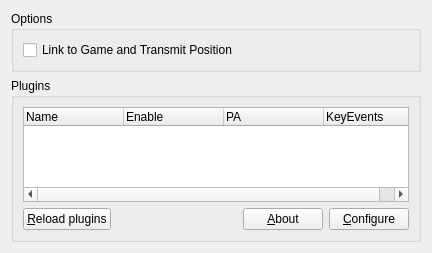
<?xml version="1.0" encoding="UTF-8"?>
<ui version="4.0">
 <class>PluginConfig</class>
 <widget class="QWidget" name="PluginConfig">
  <property name="geometry">
   <rect>
    <x>0</x>
    <y>0</y>
    <width>432</width>
    <height>253</height>
   </rect>
  </property>
  <property name="windowTitle">
   <string>Plugins</string>
  </property>
  <layout class="QVBoxLayout">
   <item>
    <widget class="QGroupBox" name="qgbOptions">
     <property name="title">
      <string>Options</string>
     </property>
     <layout class="QVBoxLayout">
      <item>
       <widget class="QCheckBox" name="qcbTransmit">
        <property name="toolTip">
         <string>Enable plugins and transmit positional information</string>
        </property>
        <property name="whatsThis">
         <string>This allows plugins for supported games to fetch your in-game position and transmit it with each voice packet. This enables other users to hear your voice in-game from the direction your character is in relation to their own.</string>
        </property>
        <property name="text">
         <string>Link to Game and Transmit Position</string>
        </property>
       </widget>
      </item>
     </layout>
    </widget>
   </item>
   <item>
    <widget class="QGroupBox" name="qgbPlugins">
     <property name="title">
      <string>Plugins</string>
     </property>
     <layout class="QVBoxLayout">
      <item>
       <widget class="QTreeWidget" name="qtwPlugins">
        <property name="rootIsDecorated">
         <bool>false</bool>
        </property>
        <property name="headerHidden">
         <bool>false</bool>
        </property>
        <attribute name="headerStretchLastSection">
         <bool>false</bool>
        </attribute>
        <column>
         <property name="text">
          <string>Name</string>
         </property>
        </column>
        <column>
         <property name="text">
          <string>Enable</string>
         </property>
        </column>
        <column>
         <property name="text">
          <string>PA</string>
         </property>
        </column>
        <column>
         <property name="text">
          <string>KeyEvents</string>
         </property>
        </column>
       </widget>
      </item>
      <item>
       <layout class="QHBoxLayout">
        <item>
         <widget class="QPushButton" name="qpbReload">
          <property name="toolTip">
           <string>Reloads all plugins</string>
          </property>
          <property name="whatsThis">
           <string>This rescans and reloads plugins. Use this if you just added or changed a plugin to the plugins directory.</string>
          </property>
          <property name="text">
           <string>&amp;Reload plugins</string>
          </property>
         </widget>
        </item>
        <item>
         <spacer>
          <property name="orientation">
           <enum>Qt::Horizontal</enum>
          </property>
          <property name="sizeHint" stdset="0">
           <size>
            <width>40</width>
            <height>20</height>
           </size>
          </property>
         </spacer>
        </item>
        <item>
         <widget class="QPushButton" name="qpbAbout">
          <property name="toolTip">
           <string>Information about plugin</string>
          </property>
          <property name="whatsThis">
           <string>This shows a small information message about the plugin.</string>
          </property>
          <property name="text">
           <string>&amp;About</string>
          </property>
         </widget>
        </item>
        <item>
         <widget class="QPushButton" name="qpbConfig">
          <property name="toolTip">
           <string>Show configuration page of plugin</string>
          </property>
          <property name="whatsThis">
           <string>This shows the configuration page of the plugin, if any.</string>
          </property>
          <property name="text">
           <string>&amp;Configure</string>
          </property>
         </widget>
        </item>
       </layout>
      </item>
     </layout>
    </widget>
   </item>
  </layout>
 </widget>
 <resources/>
 <connections/>
</ui>
